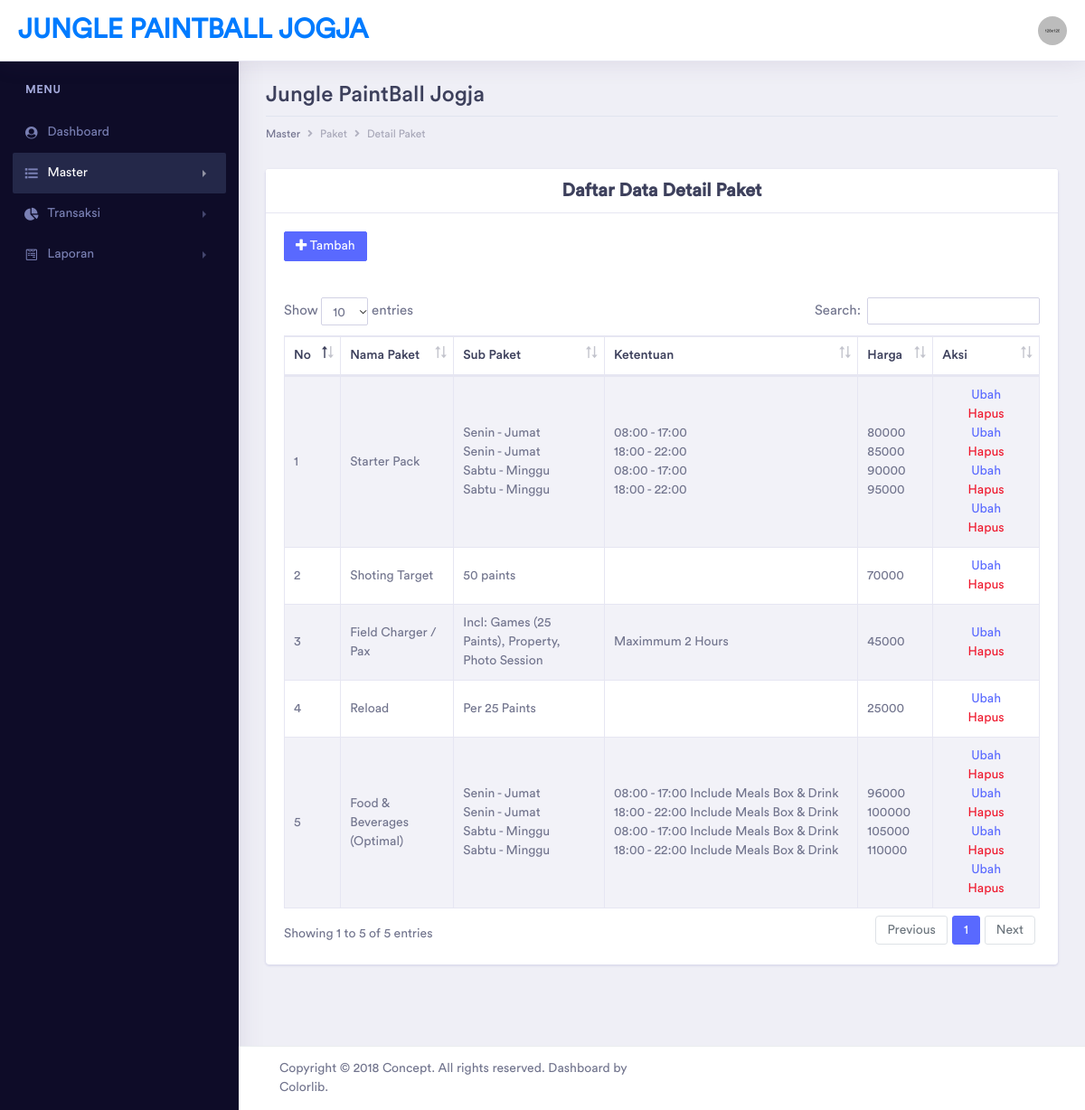
Screenshot of /admin/detail_paket.php (signed in) with the database file from the repository.
### tables this page shows
CREATE TABLE `paket` (
  `kode_paket` varchar(10) NOT NULL,
  `nama_paket` varchar(50) NOT NULL
);

CREATE TABLE `sub_paket` (
  `kode_subPaket` varchar(10) NOT NULL,
  `kode_paket` varchar(10) NOT NULL,
  `nama_sub` varchar(50) NOT NULL,
  `ketentuan` varchar(50) NOT NULL,
  `harga` int(11) NOT NULL
);

### admin/detail_paket.php (the view, shortened to what this page needs)
<?php
    include ("../koneksi/koneksi.php");
?>
<!DOCTYPE html>
<html lang="en">
<head>
    <link rel="stylesheet" href="../assets/vendor/bootstrap/css/bootstrap.min.css">
    <link href="../assets/vendor/fonts/circular-std/style.css" rel="stylesheet">
    <link rel="stylesheet" href="../assets/libs/css/style.css">
    <link rel="stylesheet" href="../assets/vendor/fonts/fontawesome/css/fontawesome-all.css">
    <link rel="stylesheet" type="text/css" href="../assets/vendor/datatables/css/dataTables.bootstrap4.css">
    <link rel="stylesheet" type="text/css" href="../assets/vendor/datatables/css/buttons.bootstrap4.css">
    <link rel="stylesheet" type="text/css" href="../assets/vendor/datatables/css/select.bootstrap4.css">
    <link rel="stylesheet" type="text/css" href="../assets/vendor/datatables/css/fixedHeader.bootstrap4.css">
</head>
<body>
    <div class="dashboard-main-wrapper">
        <div class="dashboard-header">
            <nav class="navbar navbar-expand-lg bg-white fixed-top">
                <a class="navbar-brand" href="../admin/index.php">jungle paintball jogja</a>
                <div class="collapse navbar-collapse " id="navbarSupportedContent">
                    <ul class="navbar-nav ml-auto navbar-right-top">
                        <li class="nav-item dropdown nav-user">
                            <a class="nav-link nav-user-img" href="#" id="navbarDropdownMenuLink2" data-toggle="dropdown" aria-haspopup="true" aria-expanded="false"><img src="../assets/images/avatar-1.jpg" alt="" class="user-avatar-md rounded-circle"></a>
                        </li>
                    </ul>
                </div>
            </nav>
        </div>
        <div class="nav-left-sidebar sidebar-dark">
            <div class="menu-list">
                <nav class="navbar navbar-expand-lg navbar-light">
                    <div class="collapse navbar-collapse" id="navbarNav">
                        <ul class="navbar-nav flex-column">
                            <li class="nav-divider">
                                Menu
                            </li>
                            <li class="nav-item ">
                                <a class="nav-link" href="../admin/index.php" data-toggle="" aria-expanded="false" data-target="" aria-controls=""><i class="fa fa-fw fa-user-circle"></i>Dashboard <span class="badge badge-success">6</span></a>
                            </li>
                            <li class="nav-item">
                                <a class="nav-link active" href="#" data-toggle="collapse" aria-expanded="false" data-target="#submenu-1" aria-controls="submenu-1"><i class="fa fa-fw fa-list"></i>Master</a>
                            </li>
                            <li class="nav-item">
                                <a class="nav-link" href="#" data-toggle="collapse" aria-expanded="false" data-target="#submenu-2" aria-controls="submenu-2"><i class="fas fa-fw fa-chart-pie"></i>Transaksi</a>
                            </li>
                            <li class="nav-item ">
                                <a class="nav-link" href="#" data-toggle="collapse" aria-expanded="false" data-target="#submenu-3" aria-controls="submenu-3"><i class="fab fa-fw fa-wpforms"></i>Laporan</a>
                            </li>
                        </ul>
                    </div>
                </nav>
            </div>
        </div>
        <div class="dashboard-wrapper">
            <div class="container-fluid dashboard-content ">
                <div class="row">
                    <div class="col-xl-12 col-lg-12 col-md-12 col-sm-12 col-12">
                        <div class="page-header">
                            <h2 class="pageheader-title">Jungle PaintBall Jogja</h2>
                            <div class="page-breadcrumb">
                                <nav aria-label="breadcrumb">
                                    <ol class="breadcrumb">
                                        <li class="breadcrumb-item active" aria-current="page">Master</li>
                                        <li class="breadcrumb-item"><a href="../admin/paket.php" class="breadcrumb-link">Paket</a></li>
                                        <li class="breadcrumb-item"><a href="../admin/detail_paket.php" class="breadcrumb-link">Detail Paket</a></li>
                                    </ol>
                                </nav>
                            </div>
                        </div>
                    </div>
                </div>
                <div class="row">
                    <div class="col-xl-12 col-lg-12 col-md-12 col-sm-12 col-12">
                        <div class="card">
                            <div class="card-header">
                                <h3 class="m-0 font-weight-bold text-gray-100 text-center">Daftar Data Detail Paket</h3>
                            </div>
                            <div class="card-body">
                                <a href="../admin/tambah_detail_paket.php" class="btn btn-icon-split btn-primary btn-sm">
                                    <span class="icon text-white-100">
                                        <i class="fas fa-plus"></i>
                                    </span>
                                    <span class="text">Tambah</span>
                                </a>
                            </div>
                            <div class="card-body">
                                <div class="table-responsive">
                                    <table id="example" class="table table-striped table-bordered first" style="width:100%">
                                        <thead>
                                            <tr>
                                                <th>No</th>
                                                <th style="width: 15%">Nama Paket</th>
                                                <th style="width: 20%">Sub Paket</th>
                                                <th>Ketentuan</th>
                                                <th>Harga</th>
                                                <th style="width: 14%">Aksi</th>
                                            </tr>
                                        </thead>
                                        <tbody>
                                            <?php
                                                $sql = mysqli_query($con, "SELECT * FROM paket");
                                                $no = 1;
                                                while ($tampil = mysqli_fetch_array($sql)) {
                                                    $kode_paket = $tampil['kode_paket'];
                                            ?>
                                                <tr>
                                                    <td><?php echo $no++; ?></td>
                                                    <td><?php echo $tampil['nama_paket']; ?></td>
                                                    <td><?php
                                                            $sqlSub = mysqli_query($con, "SELECT * FROM sub_paket WHERE kode_paket = '$kode_paket'");
                                                            while ($tampilSub = mysqli_fetch_array($sqlSub)) {
                                                                 echo $tampilSub['nama_sub'].'<br>';
                                                             }
                                                        ?>
                                                    </td>
                                                    <td><?php
                                                            $sqlSub = mysqli_query($con, "SELECT * FROM sub_paket WHERE kode_paket = '$kode_paket'");
                                                            while ($tampilSub = mysqli_fetch_array($sqlSub)) {
                                                                 echo $tampilSub['ketentuan'].'<br>';
                                                             }
                                                        ?>
                                                    </td>
                                                    <td><?php
                                                            $sqlSub = mysqli_query($con, "SELECT * FROM sub_paket WHERE kode_paket = '$kode_paket'");
                                                            while ($tampilSub = mysqli_fetch_array($sqlSub)) {
                                                                 echo $tampilSub['harga'].'<br>';
                                                             }
                                                        ?>
                                                    </td>
                                                    <td class="text-center"><?php
                                                            $sqlSub = mysqli_query($con, "SELECT * FROM sub_paket WHERE kode_paket = '$kode_paket'");
                                                            while ($tampilSub = mysqli_fetch_array($sqlSub)) {
                                                                ?>
                                                                <a class="float-center text-primary" href="../admin/ubah_detail_paket.php?kode_detail_paket=<?php echo $tampilSub['kode_subPaket']; ?>">Ubah</a>
                                                                <a class="mx-3 text-danger float-center" onclick="return confirm('Yakin Ingin Menghapus ?')" href="../admin/hapus_detail_paket.php?kode_detail_paket=<?php echo $tampilSub['kode_subPaket']; ?>">Hapus</a><br>
                                                        <?php
                                                            }
                                                        ?>
                                                    </td>
                                                </tr>
                                            <?php
                                                }
                                            ?>
                                        </tbody>
                                    </table>
                                </div>
                            </div>
                        </div>
                    </div>
                </div>
            </div>
            <div class="footer">
                <div class="container-fluid">
                    <div class="row">
                        <div class="col-xl-6 col-lg-6 col-md-6 col-sm-12 col-12">
                             Copyright © 2018 Concept. All rights reserved. Dashboard by <a href="https://colorlib.com/wp/">Colorlib</a>.
                        </div>
                    </div>
                </div>
            </div>
        </div>
    </div>
</body>
</html>

### rows the page displays
paket: nama_paket "Starter Pack"
sub_paket: nama_sub "Senin - Jumat", ketentuan "08:00 - 17:00", harga "80000"
sub_paket: nama_sub "Senin - Jumat", ketentuan "18:00 - 22:00", harga "85000"
sub_paket: nama_sub "Sabtu - Minggu", ketentuan "08:00 - 17:00", harga "90000"
sub_paket: nama_sub "Sabtu - Minggu", ketentuan "18:00 - 22:00", harga "95000"
paket: nama_paket "Shoting Target"
sub_paket: nama_sub "50 paints", harga "70000"
paket: nama_paket "Field Charger / Pax"
sub_paket: nama_sub "Incl: Games (25 Paints), Property, Photo Session", ketentuan "Maximmum 2 Hours", harga "45000"
paket: nama_paket "Reload"
sub_paket: nama_sub "Per 25 Paints", harga "25000"
paket: nama_paket "Food & Beverages (Optimal)"
sub_paket: nama_sub "Senin - Jumat", ketentuan "08:00 - 17:00 Include Meals Box & Drink", harga "96000"
sub_paket: nama_sub "Senin - Jumat", ketentuan "18:00 - 22:00 Include Meals Box & Drink", harga "100000"
sub_paket: nama_sub "Sabtu - Minggu", ketentuan "08:00 - 17:00 Include Meals Box & Drink", harga "105000"
sub_paket: nama_sub "Sabtu - Minggu", ketentuan "18:00 - 22:00 Include Meals Box & Drink", harga "110000"
